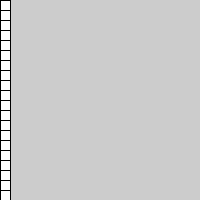
Frame 1 (no input)
Frame 60 (the mouse pressed at the canvas centre just before this capture): identical to frame 1, image omitted
Frame 120 (the mouse held since frame 60 and released just before this capture): identical to frame 1, image omitted

The Processing sketch that drew this single still picture (run headless with seeded random() and noise(); from frame 60 on, the mouse is pressed at the canvas centre):

// Processing sketch: ZThomas_PP4_1a
// ── ZThomas_PP4_1a.pde
float y = 0;

void setup() {
  size(200,200);
}

void draw() {
for(int y = 0; y < height; y = y + 10) {
  rect(0,y,10,10);
}
}
  
